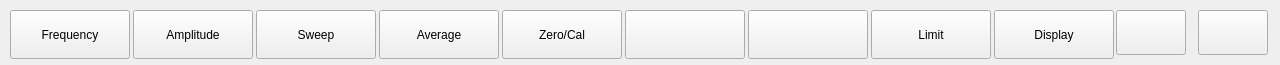
  <widget class="QWidget" name="topButtonBar" native="true">
   <property name="geometry">
    <rect>
     <x>0</x>
     <y>0</y>
     <width>1280</width>
     <height>65</height>
    </rect>
   </property>
   <property name="minimumSize">
    <size>
     <width>0</width>
     <height>0</height>
    </size>
   </property>
   <property name="maximumSize">
    <size>
     <width>16777215</width>
     <height>16777215</height>
    </size>
   </property>
   <property name="styleSheet">
    <string notr="true"/>
   </property>
   <widget class="QPushButton" name="topButton5">
    <property name="geometry">
     <rect>
      <x>502</x>
      <y>10</y>
      <width>120</width>
      <height>49</height>
     </rect>
    </property>
    <property name="focusPolicy">
     <enum>Qt::NoFocus</enum>
    </property>
    <property name="styleSheet">
     <string notr="true">#topButtonBar{
    border:1px;
    border-left-style:solid;
    border-left-color:black;
}</string>
    </property>
    <property name="text">
     <string>Zero/Cal</string>
    </property>
    <property name="checkable">
     <bool>true</bool>
    </property>
    <property name="autoExclusive">
     <bool>false</bool>
    </property>
   </widget>
   <widget class="QPushButton" name="topButton8">
    <property name="geometry">
     <rect>
      <x>871</x>
      <y>10</y>
      <width>120</width>
      <height>49</height>
     </rect>
    </property>
    <property name="focusPolicy">
     <enum>Qt::NoFocus</enum>
    </property>
    <property name="styleSheet">
     <string notr="true">#topButtonBar{
    border:1px;
    border-left-style:solid;
    border-left-color:black;
}</string>
    </property>
    <property name="text">
     <string>Limit</string>
    </property>
    <property name="checkable">
     <bool>true</bool>
    </property>
    <property name="autoExclusive">
     <bool>false</bool>
    </property>
   </widget>
   <widget class="QPushButton" name="topButton7">
    <property name="geometry">
     <rect>
      <x>748</x>
      <y>10</y>
      <width>120</width>
      <height>49</height>
     </rect>
    </property>
    <property name="focusPolicy">
     <enum>Qt::NoFocus</enum>
    </property>
    <property name="styleSheet">
     <string notr="true">#topButtonBar{
    border:1px;
    border-left-style:solid;
    border-left-color:black;
}</string>
    </property>
    <property name="text">
     <string/>
    </property>
    <property name="checkable">
     <bool>true</bool>
    </property>
    <property name="autoExclusive">
     <bool>false</bool>
    </property>
   </widget>
   <widget class="QPushButton" name="topButton1">
    <property name="geometry">
     <rect>
      <x>10</x>
      <y>10</y>
      <width>120</width>
      <height>49</height>
     </rect>
    </property>
    <property name="focusPolicy">
     <enum>Qt::NoFocus</enum>
    </property>
    <property name="styleSheet">
     <string notr="true"/>
    </property>
    <property name="text">
     <string>Frequency</string>
    </property>
    <property name="checkable">
     <bool>true</bool>
    </property>
    <property name="checked">
     <bool>false</bool>
    </property>
    <property name="autoExclusive">
     <bool>false</bool>
    </property>
   </widget>
   <widget class="QPushButton" name="topButton6">
    <property name="geometry">
     <rect>
      <x>625</x>
      <y>10</y>
      <width>120</width>
      <height>49</height>
     </rect>
    </property>
    <property name="focusPolicy">
     <enum>Qt::NoFocus</enum>
    </property>
    <property name="styleSheet">
     <string notr="true">#topButtonBar{
    border:1px;
    border-left-style:solid;
    border-left-color:black;
}</string>
    </property>
    <property name="text">
     <string/>
    </property>
    <property name="checkable">
     <bool>true</bool>
    </property>
    <property name="autoExclusive">
     <bool>false</bool>
    </property>
   </widget>
   <widget class="QPushButton" name="topButton2">
    <property name="geometry">
     <rect>
      <x>133</x>
      <y>10</y>
      <width>120</width>
      <height>49</height>
     </rect>
    </property>
    <property name="focusPolicy">
     <enum>Qt::NoFocus</enum>
    </property>
    <property name="styleSheet">
     <string notr="true">#topButtonBar{
    border:1px;
    border-left-style:solid;
    border-left-color:black;
}</string>
    </property>
    <property name="text">
     <string>Amplitude</string>
    </property>
    <property name="checkable">
     <bool>true</bool>
    </property>
    <property name="autoExclusive">
     <bool>false</bool>
    </property>
   </widget>
   <widget class="QPushButton" name="topButton3">
    <property name="geometry">
     <rect>
      <x>256</x>
      <y>10</y>
      <width>120</width>
      <height>49</height>
     </rect>
    </property>
    <property name="focusPolicy">
     <enum>Qt::NoFocus</enum>
    </property>
    <property name="styleSheet">
     <string notr="true">#topButtonBar{
    border:1px;
    border-left-style:solid;
    border-left-color:black;
}</string>
    </property>
    <property name="text">
     <string>Sweep</string>
    </property>
    <property name="checkable">
     <bool>true</bool>
    </property>
    <property name="checked">
     <bool>false</bool>
    </property>
    <property name="autoExclusive">
     <bool>false</bool>
    </property>
   </widget>
   <widget class="QPushButton" name="topButton4">
    <property name="geometry">
     <rect>
      <x>379</x>
      <y>10</y>
      <width>120</width>
      <height>49</height>
     </rect>
    </property>
    <property name="focusPolicy">
     <enum>Qt::NoFocus</enum>
    </property>
    <property name="styleSheet">
     <string notr="true">#topButtonBar{
    border:1px;
    border-left-style:solid;
    border-left-color:black;
}</string>
    </property>
    <property name="text">
     <string>Average</string>
    </property>
    <property name="checkable">
     <bool>true</bool>
    </property>
    <property name="autoExclusive">
     <bool>false</bool>
    </property>
   </widget>
   <widget class="QPushButton" name="topButton10">
    <property name="geometry">
     <rect>
      <x>1116</x>
      <y>10</y>
      <width>70</width>
      <height>45</height>
     </rect>
    </property>
    <property name="focusPolicy">
     <enum>Qt::NoFocus</enum>
    </property>
    <property name="text">
     <string/>
    </property>
    <property name="checkable">
     <bool>true</bool>
    </property>
   </widget>
   <widget class="QPushButton" name="topButton11">
    <property name="geometry">
     <rect>
      <x>1198</x>
      <y>10</y>
      <width>70</width>
      <height>45</height>
     </rect>
    </property>
    <property name="focusPolicy">
     <enum>Qt::NoFocus</enum>
    </property>
    <property name="text">
     <string/>
    </property>
    <property name="checkable">
     <bool>true</bool>
    </property>
   </widget>
   <widget class="QPushButton" name="topButton9">
    <property name="geometry">
     <rect>
      <x>994</x>
      <y>10</y>
      <width>120</width>
      <height>49</height>
     </rect>
    </property>
    <property name="focusPolicy">
     <enum>Qt::NoFocus</enum>
    </property>
    <property name="styleSheet">
     <string notr="true">#topButtonBar{
    border:1px;
    border-left-style:solid;
    border-left-color:black;
}</string>
    </property>
    <property name="text">
     <string>Display</string>
    </property>
    <property name="checkable">
     <bool>true</bool>
    </property>
    <property name="autoExclusive">
     <bool>false</bool>
    </property>
   </widget>
  </widget>
